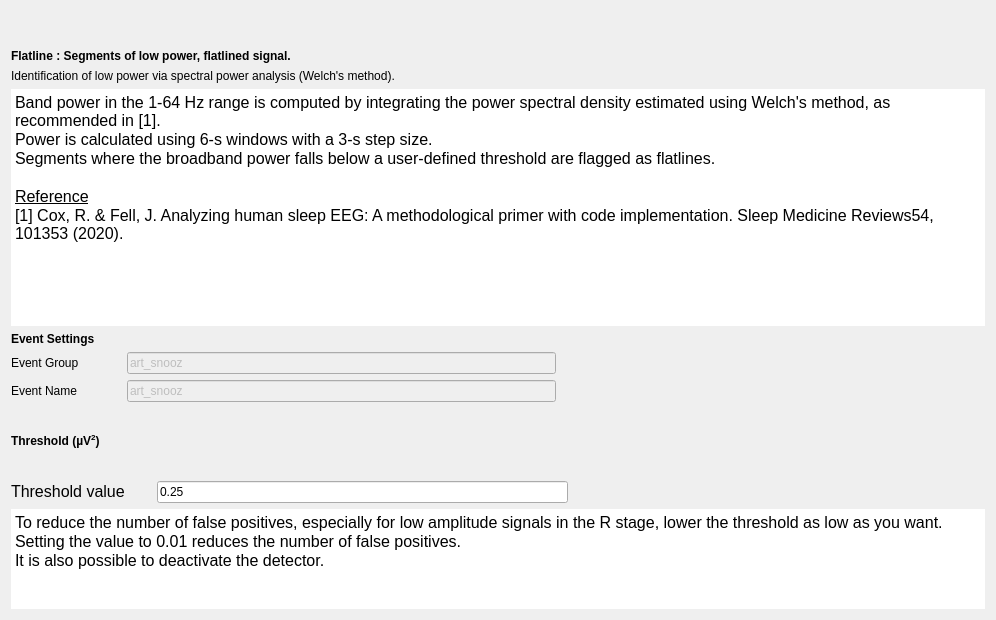
<?xml version="1.0" encoding="UTF-8"?>
<ui version="4.0">
 <class>FlatlineStep</class>
 <widget class="QWidget" name="FlatlineStep">
  <property name="geometry">
   <rect>
    <x>0</x>
    <y>0</y>
    <width>996</width>
    <height>620</height>
   </rect>
  </property>
  <property name="windowTitle">
   <string>Form</string>
  </property>
  <layout class="QVBoxLayout" name="verticalLayout_5">
   <item>
    <widget class="QWidget" name="widget" native="true">
     <layout class="QHBoxLayout" name="horizontalLayout">
      <item>
       <widget class="QLabel" name="label_2">
        <property name="text">
         <string/>
        </property>
       </widget>
      </item>
     </layout>
    </widget>
   </item>
   <item>
    <layout class="QVBoxLayout" name="verticalLayout_3">
     <item>
      <widget class="QLabel" name="label_6">
       <property name="maximumSize">
        <size>
         <width>16777215</width>
         <height>30</height>
        </size>
       </property>
       <property name="font">
        <font>
         <italic>false</italic>
         <bold>false</bold>
        </font>
       </property>
       <property name="text">
        <string>&lt;html&gt;&lt;head/&gt;&lt;body&gt;&lt;p&gt;&lt;span style=&quot; font-weight:600;&quot;&gt;Flatline : Segments of low power, flatlined signal.&lt;/span&gt;&lt;/p&gt;&lt;/body&gt;&lt;/html&gt;</string>
       </property>
      </widget>
     </item>
     <item>
      <widget class="QLabel" name="label_7">
       <property name="font">
        <font>
         <italic>false</italic>
         <bold>false</bold>
        </font>
       </property>
       <property name="text">
        <string>Identification of low power via spectral power analysis (Welch's method).</string>
       </property>
      </widget>
     </item>
     <item>
      <widget class="QTextEdit" name="textEdit_2">
       <property name="frameShape">
        <enum>QFrame::Shape::NoFrame</enum>
       </property>
       <property name="lineWidth">
        <number>0</number>
       </property>
       <property name="readOnly">
        <bool>true</bool>
       </property>
       <property name="html">
        <string>&lt;!DOCTYPE HTML PUBLIC &quot;-//W3C//DTD HTML 4.0//EN&quot; &quot;http://www.w3.org/TR/REC-html40/strict.dtd&quot;&gt;
&lt;html&gt;&lt;head&gt;&lt;meta name=&quot;qrichtext&quot; content=&quot;1&quot; /&gt;&lt;meta charset=&quot;utf-8&quot; /&gt;&lt;style type=&quot;text/css&quot;&gt;
p, li { white-space: pre-wrap; }
hr { height: 1px; border-width: 0; }
li.unchecked::marker { content: &quot;\2610&quot;; }
li.checked::marker { content: &quot;\2612&quot;; }
&lt;/style&gt;&lt;/head&gt;&lt;body style=&quot; font-size:12pt; font-weight:400; font-style:normal;&quot;&gt;
&lt;p style=&quot; margin-top:0px; margin-bottom:0px; margin-left:0px; margin-right:0px; -qt-block-indent:0; text-indent:0px;&quot;&gt;Band power in the 1-64 Hz range is computed by integrating the power spectral density estimated using Welch's method, as recommended in [1]. &lt;/p&gt;
&lt;p style=&quot; margin-top:0px; margin-bottom:0px; margin-left:0px; margin-right:0px; -qt-block-indent:0; text-indent:0px;&quot;&gt;Power is calculated using 6-s windows with a 3-s step size. &lt;/p&gt;
&lt;p style=&quot; margin-top:0px; margin-bottom:0px; margin-left:0px; margin-right:0px; -qt-block-indent:0; text-indent:0px;&quot;&gt;Segments where the broadband power falls below a user-defined threshold are flagged as flatlines.&lt;/p&gt;
&lt;p style=&quot;-qt-paragraph-type:empty; margin-top:0px; margin-bottom:0px; margin-left:0px; margin-right:0px; -qt-block-indent:0; text-indent:0px;&quot;&gt;&lt;br /&gt;&lt;/p&gt;
&lt;p style=&quot; margin-top:0px; margin-bottom:0px; margin-left:0px; margin-right:0px; -qt-block-indent:0; text-indent:0px;&quot;&gt;&lt;span style=&quot; text-decoration: underline;&quot;&gt;Reference&lt;/span&gt;&lt;/p&gt;
&lt;p style=&quot; margin-top:0px; margin-bottom:0px; margin-left:0px; margin-right:0px; -qt-block-indent:0; text-indent:0px;&quot;&gt;[1] Cox, R. &amp;amp; Fell, J. Analyzing human sleep EEG: A methodological primer with code implementation. Sleep Medicine Reviews54, 101353 (2020).&lt;/p&gt;&lt;/body&gt;&lt;/html&gt;</string>
       </property>
      </widget>
     </item>
    </layout>
   </item>
   <item>
    <layout class="QHBoxLayout" name="horizontalLayout_2">
     <item>
      <layout class="QVBoxLayout" name="verticalLayout_4">
       <item>
        <layout class="QVBoxLayout" name="verticalLayout">
         <item>
          <widget class="QLabel" name="label_4">
           <property name="font">
            <font>
             <italic>false</italic>
             <bold>false</bold>
            </font>
           </property>
           <property name="text">
            <string>&lt;html&gt;&lt;head/&gt;&lt;body&gt;&lt;p&gt;&lt;span style=&quot; font-weight:600;&quot;&gt;Event Settings&lt;/span&gt;&lt;/p&gt;&lt;/body&gt;&lt;/html&gt;</string>
           </property>
          </widget>
         </item>
         <item>
          <layout class="QGridLayout" name="gridLayout_5">
           <item row="0" column="1">
            <widget class="QLineEdit" name="group_lineEdit">
             <property name="enabled">
              <bool>false</bool>
             </property>
             <property name="maximumSize">
              <size>
               <width>500</width>
               <height>16777215</height>
              </size>
             </property>
             <property name="font">
              <font>
               <italic>false</italic>
               <bold>false</bold>
              </font>
             </property>
             <property name="toolTip">
              <string/>
             </property>
             <property name="text">
              <string>art_snooz</string>
             </property>
            </widget>
           </item>
           <item row="1" column="1">
            <widget class="QLineEdit" name="name_lineEdit">
             <property name="enabled">
              <bool>false</bool>
             </property>
             <property name="maximumSize">
              <size>
               <width>500</width>
               <height>16777215</height>
              </size>
             </property>
             <property name="font">
              <font>
               <italic>false</italic>
               <bold>false</bold>
              </font>
             </property>
             <property name="toolTip">
              <string/>
             </property>
             <property name="text">
              <string>art_snooz</string>
             </property>
            </widget>
           </item>
           <item row="1" column="0">
            <widget class="QLabel" name="label_11">
             <property name="sizePolicy">
              <sizepolicy hsizetype="Minimum" vsizetype="Preferred">
               <horstretch>0</horstretch>
               <verstretch>0</verstretch>
              </sizepolicy>
             </property>
             <property name="minimumSize">
              <size>
               <width>110</width>
               <height>0</height>
              </size>
             </property>
             <property name="toolTip">
              <string>The event name of the detected artifact (how they will be wrtten to the annotation file).  Go to the general Detectors Settings to edit the name.</string>
             </property>
             <property name="text">
              <string>Event Name</string>
             </property>
            </widget>
           </item>
           <item row="0" column="0">
            <widget class="QLabel" name="label_3">
             <property name="sizePolicy">
              <sizepolicy hsizetype="Minimum" vsizetype="Preferred">
               <horstretch>0</horstretch>
               <verstretch>0</verstretch>
              </sizepolicy>
             </property>
             <property name="minimumSize">
              <size>
               <width>110</width>
               <height>0</height>
              </size>
             </property>
             <property name="toolTip">
              <string>In which &quot;Event Group&quot; the detected artifact are added (how they will be written to  the annotation file).  Go to the general Detectors Settings to edit the group.</string>
             </property>
             <property name="text">
              <string>Event Group</string>
             </property>
            </widget>
           </item>
           <item row="0" column="2">
            <spacer name="horizontalSpacer">
             <property name="orientation">
              <enum>Qt::Orientation::Horizontal</enum>
             </property>
             <property name="sizeHint" stdset="0">
              <size>
               <width>40</width>
               <height>20</height>
              </size>
             </property>
            </spacer>
           </item>
          </layout>
         </item>
        </layout>
       </item>
       <item>
        <layout class="QVBoxLayout" name="verticalLayout_2">
         <item>
          <widget class="QLabel" name="label">
           <property name="font">
            <font>
             <italic>false</italic>
             <bold>false</bold>
             <stylestrategy>PreferAntialias</stylestrategy>
            </font>
           </property>
           <property name="text">
            <string>&lt;html&gt;&lt;head/&gt;&lt;body&gt;&lt;p&gt;&lt;span style=&quot; font-weight:600;&quot;&gt;Threshold (µV&lt;/span&gt;&lt;span style=&quot; font-weight:600; vertical-align:super;&quot;&gt;2&lt;/span&gt;&lt;span style=&quot; font-weight:600;&quot;&gt;)&lt;/span&gt;&lt;/p&gt;&lt;/body&gt;&lt;/html&gt;</string>
           </property>
          </widget>
         </item>
         <item>
          <layout class="QGridLayout" name="gridLayout_4">
           <item row="0" column="0">
            <widget class="QLabel" name="label_5">
             <property name="minimumSize">
              <size>
               <width>140</width>
               <height>0</height>
              </size>
             </property>
             <property name="toolTip">
              <string>The threshold value to identify the artifact.  Its units is x times the baseline standard deviation.</string>
             </property>
             <property name="midLineWidth">
              <number>0</number>
             </property>
             <property name="text">
              <string>&lt;html&gt;&lt;head/&gt;&lt;body&gt;&lt;p&gt;&lt;span style=&quot; font-size:12pt&quot;&gt;Threshold value&lt;/span&gt;&lt;/p&gt;&lt;/body&gt;&lt;/html&gt;</string>
             </property>
             <property name="textFormat">
              <enum>Qt::TextFormat::RichText</enum>
             </property>
            </widget>
           </item>
           <item row="0" column="1">
            <widget class="QLineEdit" name="threshold_lineEdit">
             <property name="maximumSize">
              <size>
               <width>500</width>
               <height>16777215</height>
              </size>
             </property>
             <property name="toolTip">
              <string/>
             </property>
             <property name="text">
              <string>0.25</string>
             </property>
            </widget>
           </item>
           <item row="0" column="2">
            <spacer name="horizontalSpacer_2">
             <property name="orientation">
              <enum>Qt::Orientation::Horizontal</enum>
             </property>
             <property name="sizeHint" stdset="0">
              <size>
               <width>40</width>
               <height>20</height>
              </size>
             </property>
            </spacer>
           </item>
           <item row="1" column="0" colspan="3">
            <widget class="QTextEdit" name="textEdit">
             <property name="maximumSize">
              <size>
               <width>16777215</width>
               <height>100</height>
              </size>
             </property>
             <property name="frameShape">
              <enum>QFrame::Shape::HLine</enum>
             </property>
             <property name="lineWidth">
              <number>0</number>
             </property>
             <property name="readOnly">
              <bool>true</bool>
             </property>
             <property name="html">
              <string>&lt;!DOCTYPE HTML PUBLIC &quot;-//W3C//DTD HTML 4.0//EN&quot; &quot;http://www.w3.org/TR/REC-html40/strict.dtd&quot;&gt;
&lt;html&gt;&lt;head&gt;&lt;meta name=&quot;qrichtext&quot; content=&quot;1&quot; /&gt;&lt;meta charset=&quot;utf-8&quot; /&gt;&lt;style type=&quot;text/css&quot;&gt;
p, li { white-space: pre-wrap; }
hr { height: 1px; border-width: 0; }
li.unchecked::marker { content: &quot;\2610&quot;; }
li.checked::marker { content: &quot;\2612&quot;; }
&lt;/style&gt;&lt;/head&gt;&lt;body style=&quot; font-size:12pt; font-weight:400; font-style:normal;&quot;&gt;
&lt;p style=&quot; margin-top:0px; margin-bottom:0px; margin-left:0px; margin-right:0px; -qt-block-indent:0; text-indent:0px;&quot;&gt;To reduce the number of false positives, especially for low amplitude signals in the R stage, lower the threshold as low as you want.&lt;/p&gt;
&lt;p style=&quot; margin-top:0px; margin-bottom:0px; margin-left:0px; margin-right:0px; -qt-block-indent:0; text-indent:0px;&quot;&gt;Setting the value to 0.01 reduces the number of false positives.&lt;/p&gt;
&lt;p style=&quot; margin-top:0px; margin-bottom:0px; margin-left:0px; margin-right:0px; -qt-block-indent:0; text-indent:0px;&quot;&gt;It is also possible to deactivate the detector.&lt;/p&gt;&lt;/body&gt;&lt;/html&gt;</string>
             </property>
            </widget>
           </item>
          </layout>
         </item>
        </layout>
       </item>
      </layout>
     </item>
    </layout>
   </item>
  </layout>
 </widget>
 <resources>
  <include location="../../../../../snooz-toolbox/src/main/python/ui/themes/themes.qrc"/>
 </resources>
 <connections/>
 <slots>
  <slot>on_choose()</slot>
  <slot>on_input_format_changed()</slot>
 </slots>
</ui>
